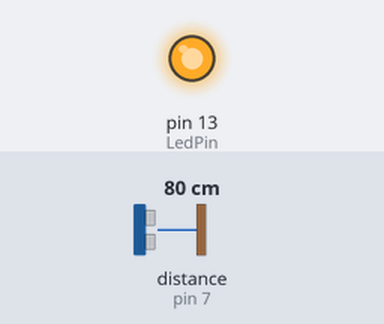
A sketch run on a simulated Arduino Nano, built with avr-gcc and run on an emulated ATmega328P. Parts: output pins drawn as LEDs (lit = HIGH). The inputs (shaded band) are chosen by the test bench; at power-on: distance to the obstacle (sensor on pin 7) 80 cm. The echo pulse lasts 58.3 µs per cm; pins used as bus, display or sensor lines are not drawn; what the sketch prints to the serial monitor is not drawn.

Above: at 0.7 s.
At 6.4 s:
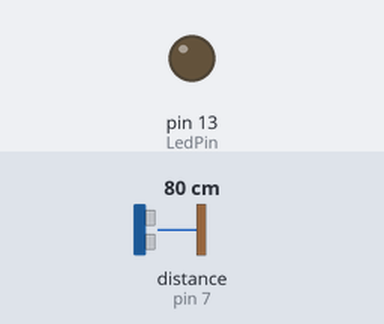
Timing chart, 0 to 14.9 s (numbered marks = the images above):
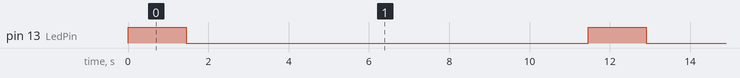

Measured:
- by itself, pin 13 (LedPin): alternates HIGH for 1.5 s and LOW for 10.0 s

The sketch:

garage_door_sensor.ino
```cpp
// (licence header left out)
#include <NewPing.h>
#include <RCSwitch.h>
#include <string.h>

RCSwitch mySwitch = RCSwitch();

//Time used to wait for an interval before resending data
unsigned long time;

//Pin on which the sensors are connected
const int EmitPin = 3;
const int EmitPowerPin = 2;
const int LedPin = 13;

#define TRIGGER_PIN  8
#define ECHO_PIN     7
#define MAX_DISTANCE 200

NewPing sonar(TRIGGER_PIN, ECHO_PIN, MAX_DISTANCE);

//Do we want to see trace for debugging purposes
#define TRACE 1  // 0= trace off 1 = trace on

//Value to send following the states
#define GDOOR_OPEN   "123456"
#define GDOOR_CLOSE  "654321"
boolean closeSent= false;

void setup()
{
  Serial.begin(9600);

  // Launch traces for debugging purposes
  trc("Start of the program");

}

void loop()
{
  int cM = sonar.ping_cm();
  Serial.print("Ping: ");
  Serial.print(cM);
  Serial.println("cm");

  if ( cM > 15 && cM!=0){ // >15 means that the garage door is open, we send an open signal by RF 433Mhz
    pinMode(EmitPowerPin,OUTPUT);
    pinMode(LedPin,OUTPUT);
    digitalWrite(EmitPowerPin, HIGH);
    digitalWrite(LedPin, HIGH);
    mySwitch.enableTransmit(EmitPin);  //
    mySwitch.setRepeatTransmit(10); //increase transmit repeat to avoid lost of rf sendings
    sendData(atol(GDOOR_OPEN));
    delay(1000);
    digitalWrite(EmitPowerPin, LOW);
    digitalWrite(LedPin, LOW);
    closeSent = false;
  } else if ( cM < 15 && cM!=0 && closeSent == false){ // <15 the signal "closed" is sent only once to avoid spreading unecessary RF signal
    pinMode(EmitPowerPin,OUTPUT);
    pinMode(LedPin,OUTPUT);
    digitalWrite(EmitPowerPin, HIGH);
    digitalWrite(LedPin, HIGH);
    mySwitch.enableTransmit(EmitPin);  //
    mySwitch.setRepeatTransmit(10); //increase transmit repeat to avoid lost of rf sendings
    sendData(atol(GDOOR_CLOSE));
    delay(1000);
    closeSent = true;
    digitalWrite(EmitPowerPin, LOW);
    digitalWrite(LedPin, LOW);
  }

  delay(10000); // wait 10 seconds between each measure
}

void sendData(long dataTosend){

  trc(String(dataTosend));

  //sending value by RF
  mySwitch.send(dataTosend,24);

}

//trace function
void trc(String msg){
  if (TRACE) {
  Serial.println(msg);
  }
}
```
